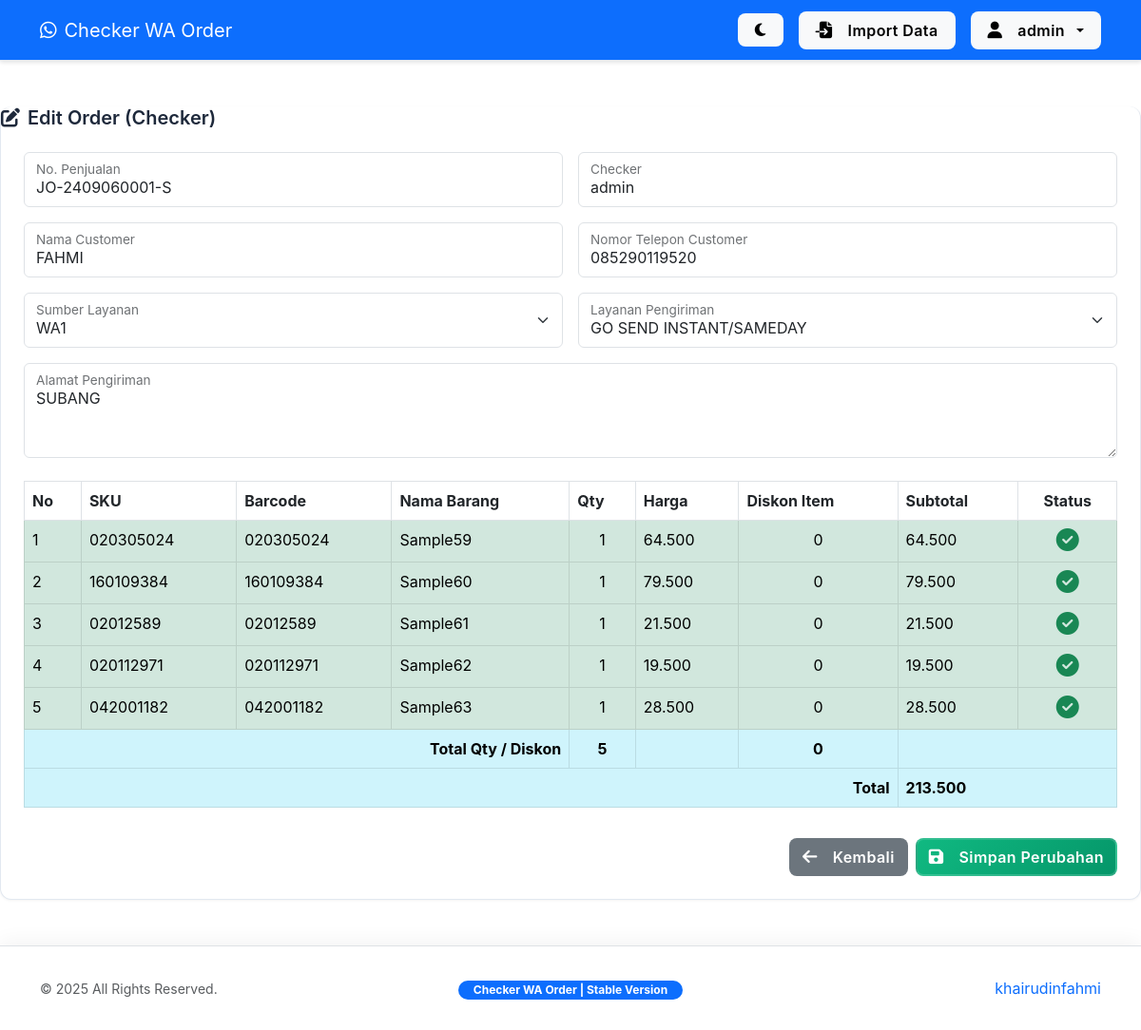
The app's page /edit_checker_order.php?edit=544 (signed in) with its own data.
### tables this page shows
CREATE TABLE `online_wa` (
  `id` int(11) NOT NULL,
  `nama_customer` varchar(255) NOT NULL,
  `no_penjualan` varchar(50) NOT NULL,
  `sumber_layanan` varchar(50) NOT NULL,
  `layanan_pengiriman` varchar(50) NOT NULL,
  `alamat` text NOT NULL,
  `telepon_customer` varchar(20) DEFAULT NULL,
  `total_belanja` decimal(15,2) DEFAULT 0.00,
  `qty` int(11) NOT NULL,
  `checker` varchar(50) NOT NULL,
  `tanggal` datetime NOT NULL,
  `status_checked` enum('pending','partial','completed') DEFAULT 'pending',
  `source` enum('checker','manual') DEFAULT 'manual'
);

CREATE TABLE `layanan_pengiriman` (
  `id` int(11) NOT NULL,
  `nama_layanan` varchar(50) NOT NULL
);

CREATE TABLE `order_items` (
  `id` int(11) NOT NULL,
  `order_id` int(11) NOT NULL,
  `no_nota` varchar(50) NOT NULL,
  `kode_barang` varchar(50) NOT NULL,
  `barcode` varchar(50) DEFAULT NULL,
  `nama_barang` varchar(255) NOT NULL,
  `qty` int(11) NOT NULL,
  `qty_ready` int(11) NOT NULL DEFAULT 0,
  `harga_jual` decimal(15,2) NOT NULL,
  `sub_total` decimal(15,2) NOT NULL,
  `is_checked` tinyint(1) DEFAULT 0,
  `diskon_item` int(11) DEFAULT 0
);

### edit_checker_order.php (the view, shortened to what this page needs)
<?php
require 'config.php';
$id = (int)$_GET['edit'];
$stmt = $conn->prepare("SELECT * FROM online_wa WHERE id = ? AND source = 'checker'");
$stmt->bind_param("i", $id);
$stmt->execute();
$order_data = $stmt->get_result()->fetch_assoc();
$stmt_items = $conn->prepare("SELECT * FROM order_items WHERE order_id = ?");
$stmt_items->bind_param("i", $id);
$stmt_items->execute();
$items = $stmt_items->get_result()->fetch_all(MYSQLI_ASSOC);
$stmt_qty = $conn->prepare("SELECT SUM(qty) as total_qty FROM order_items WHERE order_id = ?");
$stmt_qty->bind_param("i", $id);
$stmt_qty->execute();
$total_qty = $stmt_qty->get_result()->fetch_assoc()['total_qty'] ?? 0;
$stmt_diskon = $conn->prepare("SELECT SUM(diskon_item) as total_diskon FROM order_items WHERE order_id = ?");
$stmt_diskon->bind_param("i", $id);
$stmt_diskon->execute();
$total_diskon_item = $stmt_diskon->get_result()->fetch_assoc()['total_diskon'] ?? 0;
$stmt_total = $conn->prepare("SELECT SUM(sub_total) as total FROM order_items WHERE order_id = ?");
$stmt_total->bind_param("i", $id);
$stmt_total->execute();
$total_subtotal = $stmt_total->get_result()->fetch_assoc()['total'] ?? 0;
?>
<!DOCTYPE html>
<html lang="id" data-bs-theme="light">
<head>
    <link href="https://cdn.jsdelivr.net/npm/bootstrap@5.3.0/dist/css/bootstrap.min.css" rel="stylesheet">
    <link rel="stylesheet" href="https://cdnjs.cloudflare.com/ajax/libs/font-awesome/6.4.2/css/all.min.css">
    <link rel="stylesheet" href="style.css">
</head>
<body>
    <?php include 'header.php'; ?>
    <div class="container main-content custom-container">
        <div class="dashboard-card">
            <div class="card-header">
                <h5 class="mb-0 fw-semibold"><i class="fas fa-edit me-2"></i>Edit Order (Checker)</h5>
            </div>
            <div class="card-body p-4">
                <form method="POST" id="checkerForm" onsubmit="return confirmCheckerComplete(event, 'Apakah Anda yakin ingin menyimpan perubahan pada order ini?')">
                    <div class="row g-3 mb-4">
                            <div class="col-md-6">
                                <div class="form-floating">
                                    <input type="text" class="form-control"
                                        value="<?= htmlspecialchars($order_data['no_penjualan']) ?>" readonly>
                                    <label>No. Penjualan</label>
                                </div>
                            </div>
                            <div class="col-md-6">
                                <div class="form-floating">
                                    <input type="text" class="form-control"
                                        value="<?= htmlspecialchars($order_data['checker']) ?>" readonly>
                                    <label>Checker</label>
                                </div>
                            </div>
                            <div class="col-md-6">
                                <div class="form-floating">
                                    <input type="text" class="form-control" id="nama_customer"
                                        name="nama_customer" required
                                        value="<?= htmlspecialchars($order_data['nama_customer'] ?? '') ?>">
                                    <label for="nama_customer">Nama Customer</label>
                                </div>
                            </div>
                            <div class="col-md-6">
                                <div class="form-floating">
                                    <input type="text" class="form-control" id="telepon_customer"
       name="telepon_customer" required
       inputmode="numeric" pattern="[0-9]*"
       value="<?= htmlspecialchars($order_data['telepon_customer'] ?? '') ?>">
                                    <label for="telepon_customer">Nomor Telepon Customer</label>
                                </div>
                            </div>
                            <div class="col-md-6">
                                <div class="form-floating">
                                    <select class="form-select" id="sumber_layanan" name="sumber_layanan" required>
                                        <?php $sumber_val = $order_data['sumber_layanan'] ?? 'WA1'; ?>
                                        <option value="WA1" <?= $sumber_val === 'WA1' ? 'selected' : '' ?>>WA1</option>
                                    </select>
                                    <label for="sumber_layanan">Sumber Layanan</label>
                                </div>
                            </div>
                            <div class="col-md-6">
                                <div class="form-floating">
                                    <select class="form-select" id="layanan_pengiriman" name="layanan_pengiriman" required>
                                        <?php
                                        $current_layanan = $order_data['layanan_pengiriman'] ?? 'GO SEND INSTANT/SAMEDAY';
                                        $layanan_list = $conn->query("SELECT nama_layanan FROM layanan_pengiriman ORDER BY nama_layanan ASC");
                                        if ($layanan_list) {
                                            while ($row = $layanan_list->fetch_assoc()):
                                        ?>
                                        <option value="<?= htmlspecialchars($row['nama_layanan']) ?>"
                                            <?= $current_layanan === $row['nama_layanan'] ? 'selected' : '' ?>>
                                            <?= htmlspecialchars($row['nama_layanan']) ?>
                                        </option>
                                        <?php
                                            endwhile;
                                        }
                                        ?>
                                    </select>
                                    <label for="layanan_pengiriman">Layanan Pengiriman</label>
                                </div>
                            </div>
                            <div class="col-12">
                                <div class="form-floating">
                                    <textarea class="form-control" id="alamat" name="alamat"
                                        style="height: 100px;"><?= htmlspecialchars($order_data['alamat'] ?? '') ?></textarea>
                                    <label for="alamat">Alamat Pengiriman</label>
                                </div>
                            </div>
                        </div>
                    <div class="table-responsive">
                        <table class="table table-bordered table-hover">
                            <thead class="bg-primary text-white">
                                <tr>
                                    <th>No</th><th>SKU</th><th>Barcode</th><th>Nama Barang</th><th>Qty</th><th>Harga</th><th>Diskon Item</th><th>Subtotal</th><th class="text-center">Status</th>
                                </tr>
                            </thead>
                            <tbody>
                                <?php if (!empty($items)): ?>
                                    <?php foreach ($items as $i => $item): ?>
                                    <tr class="<?= $item['is_checked'] ? 'table-success' : 'table-light' ?>">
                                        <td><?= $i + 1 ?></td>
                                        <td><?= htmlspecialchars($item['kode_barang']) ?></td>
                                        <td><?= htmlspecialchars($item['barcode']) ?></td>
                                        <td><?= htmlspecialchars($item['nama_barang']) ?></td>
                                        <td class="text-center"><?= $item['qty'] ?></td>
                                        <td><?= number_format($item['harga_jual'], 0, ',', '.') ?></td>
                                        <td class="text-center"><?= number_format($item['diskon_item'], 0, ',', '.') ?></td>
                                        <td><?= number_format($item['sub_total'], 0, ',', '.') ?></td>
                                        <td class="text-center">
                                            <?php if ($item['is_checked']): ?><i class="fas fa-check-circle text-success fs-4"></i>
                                            <?php else: ?><i class="fas fa-times-circle text-danger fs-4"></i><?php endif; ?>
                                        </td>
                                    </tr>
                                    <?php endforeach; ?>
                                <?php else: ?>
                                    <tr><td colspan="9" class="text-center">Belum ada item.</td></tr>
                                <?php endif; ?>
                                <tr class="table-info">
                                    <td colspan="4" class="text-end fw-bold">Total Qty / Diskon</td>
                                    <td class="text-center fw-bold"><?= number_format($total_qty, 0, ',', '.') ?></td>
                                    <td></td>
                                    <td class="text-center fw-bold"><?= number_format($total_diskon_item, 0, ',', '.') ?></td>
                                    <td colspan="2"></td>
                                </tr>
                                <tr class="table-info">
                                    <td colspan="7" class="text-end fw-bold">Total</td>
                                    <td class="fw-bold" colspan="2"><?= number_format($total_subtotal, 0, ',', '.') ?></td>
                                </tr>
                            </tbody>
                        </table>
                    </div>
                    <div class="d-flex justify-content-end mt-3">
                        <a href="index.php" class="btn btn-secondary me-2">
                            <i class="fas fa-arrow-left me-2"></i>Kembali
                        </a>
                        <button type="submit" class="btn btn-success">
                            <i class="fas fa-save me-2"></i>Simpan Perubahan
                        </button>
                    </div>
                </form>
            </div>
        </div>
    </div>
    <?php include 'footer.php'; ?>
</body>
</html>

### style.css (style rules this page uses)
:root { --primary-dark: #2563eb; --primary: #3b82f6; --secondary: #64748b; --success: #10b981; --danger: #ef4444; --surface: #ffffff; --border: #e2e8f0; --text-primary: #1e293b; }
body { background-color: var(--surface); font-family: 'Inter', sans-serif; color: var(--text-primary); transition: background-color 0.3s ease, color 0.3s ease; display: flex; flex-direction: column; min-height: 100vh; margin: 0; padding: 0; }
.custom-container { max-width: 1300px; margin: 0 auto; padding: 20px; display: flex; flex-direction: column; gap: 0; }
.btn { font-weight: 600; letter-spacing: 0.025em; border-radius: 8px; transition: all 0.25s cubic-bezier(0.4, 0, 0.2, 1); display: inline-flex; align-items: center; justify-content: center; gap: 8px; border: 2px solid transparent; position: relative; overflow: hidden; }
.btn i { font-size: 1.1em; transition: transform 0.2s ease; }
.btn-success { background: linear-gradient(135deg, #10b981 0%, #059669 100%); border-color: rgba(255, 255, 255, 0.15); }
.main-content { padding: calc(64px + 2rem) 0 1.5rem 0; gap: 0; display: flex; flex-direction: column; flex: 1 0 auto; width: 100%; margin-top: 0; border-top: none; }
.dashboard-card { background: var(--surface); border: 1px solid var(--border); border-radius: 12px; box-shadow: 0 1px 3px rgba(0,0,0,0.05); transition: transform 0.2s ease; margin-bottom: 1.5rem; margin-top: 1rem; border-top: none; width: 100%; box-sizing: border-box; }
.table-responsive { width: 100%; }

### records on screen
online_wa: no_penjualan "JO-2409060001-S", checker "admin", nama_customer "FAHMI", telepon_customer "085290119520", sumber_layanan "WA1", layanan_pengiriman "GO SEND INSTANT/SAMEDAY", alamat "SUBANG"
order_items: kode_barang "020305024", barcode "020305024", nama_barang "Sample59", qty "1", harga_jual "64.500", diskon_item "0", sub_total "64.500", is_checked 1 (drawn)
order_items: kode_barang "160109384", barcode "160109384", nama_barang "Sample60", qty "1", harga_jual "79.500", diskon_item "0", sub_total "79.500", is_checked 1 (drawn)
order_items: kode_barang "02012589", barcode "02012589", nama_barang "Sample61", qty "1", harga_jual "21.500", diskon_item "0", sub_total "21.500", is_checked 1 (drawn)
order_items: kode_barang "020112971", barcode "020112971", nama_barang "Sample62", qty "1", harga_jual "19.500", diskon_item "0", sub_total "19.500", is_checked 1 (drawn)
order_items: kode_barang "042001182", barcode "042001182", nama_barang "Sample63", qty "1", harga_jual "28.500", diskon_item "0", sub_total "28.500", is_checked 1 (drawn)

### other values on screen
$_SESSION['user']['username'] "admin"
$total_qty "5"
$total_diskon_item "0"
$total_subtotal "213.500"
